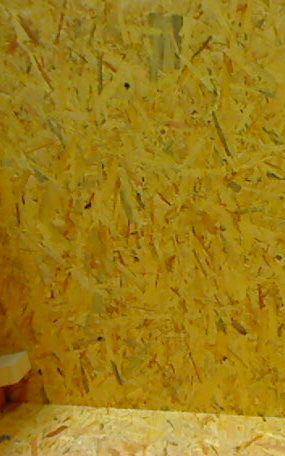
//> input picture walls/0.png, 285 x 456 px
$ ./blob_detection_simple   (built with g++ and OpenCV 4, older OpenCV classes emulated)
//> lines starting //> are read from the running program, lines starting //| are printed output that depends on the picture
#include <iostream>
#include <stdio.h>
#include <string>
#include "opencv2/highgui/highgui.hpp"
#include "opencv2/imgproc/imgproc.hpp"
#include <opencv2/objdetect/objdetect.hpp>
#include <opencv2/features2d/features2d.hpp>

class ComputerVisionSimple
{
  public:
    ComputerVisionSimple() : HISTOGRAM_BINS(25)
    {
    }
    void applyTransformations(std::string image);
  private:
    void histAndBackProj();
    void applyCanny(const cv::Mat& inImage, cv::Mat* outImage);
    void applySobel(const cv::Mat inImage, cv::Mat* outImage);
    void blobDetect(cv::Mat srcimage, cv::Mat* out);
    void getFrameHSV(int cameraMode, cv::Mat* frame);
    void readImageFromWall(std::string imageName, cv::Mat* frame);
  private:
    cv::Mat originalRGBImage_, originalHSVImage_, originalHueImage_, hueImage2_;
    int HISTOGRAM_BINS;
};

void ComputerVisionSimple::applyTransformations(std::string image)
{
//> called with image = "/home/miltos/camera_basics/walls/0.png"
  originalRGBImage_ = cv::imread(image, 1);
//> originalRGBImage_ is the input picture: 456 rows x 285 cols, CV_8UC3; mean B, G, R 23.2, 125.4, 157.9
  if(!originalRGBImage_.data)
  {
    std::cout << "Could not open or find the image" << std::endl;
    return;
  }

  cvtColor(originalRGBImage_, originalHSVImage_, CV_BGR2HSV);
//> originalHSVImage_: 456 rows x 285 cols, CV_8UC3; mean H, S, V 22.8, 220, 157.9

  originalHueImage_.create(originalHSVImage_.size(), originalHSVImage_.depth());
  int ch[] = {0, 0};
  mixChannels(&originalHSVImage_, 1, &originalHueImage_, 1, ch, 1);
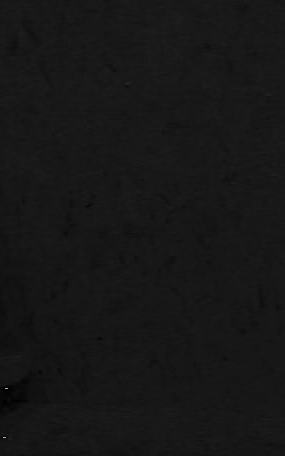
//> originalHueImage_: 456 rows x 285 cols, CV_8UC1; min 1, max 179, mean 22.8

  // Create Trackbar to enter the number of bins
  std::string window_image = "Source image";
  cv::namedWindow(window_image, CV_WINDOW_AUTOSIZE);
  //cv::createTrackbar("* originalHueImage  bins: ", window_image, &HISTOGRAM_BINS, 180, histAndBackProj);
  histAndBackProj();

  /// Show the image
  cv::imshow(window_image, originalHSVImage_);

  /// Wait until user exits the program
  cvWaitKey(0);
}

void ComputerVisionSimple::applySobel(const cv::Mat inImage, cv::Mat* outImage)
{
  //!< appropriate values for scale, delta and ddepth
  int scale = 1;
  int delta = 0; //!< the value for the non-edges
  int ddepth = CV_16S;
  cv::Mat edges;
  inImage.copyTo(edges);
  cvtColor(edges, edges, CV_RGB2GRAY);
  //!< Generate grad_x and grad_y
  cv::Mat grad_x, grad_y;
  cv::Mat abs_grad_x, abs_grad_y;
  //!< Gradient X
  cv::Sobel(edges, grad_x, ddepth, 1, 0, 3, scale, delta, cv::BORDER_DEFAULT);
  cv::convertScaleAbs(grad_x, abs_grad_x);
  //!< Gradient Y
  cv::Sobel(edges, grad_y, ddepth, 0, 1, 3, scale, delta, cv::BORDER_DEFAULT);
  cv::convertScaleAbs(grad_y, abs_grad_y);
  // Total Gradient (approximate)
  cv::Mat grad_g;
  cv::addWeighted(abs_grad_x, 0.5, abs_grad_y, 0.5, 0, grad_g);
  *outImage = grad_g;
}

void ComputerVisionSimple::applyCanny(const cv::Mat& inImage, cv::Mat* outImage)
{
  inImage.copyTo(*outImage);
  cv::Mat detected_edges;
  cv::Mat dst;
  int ratio = 3;
  int kernel_size = 3;
  int lowThreshold = 100;
  //!< Reduce noise with a kernel 3x3
  cv::blur(*outImage, detected_edges, cv::Size(kernel_size, kernel_size));
  //!< Canny detector
  cv::Canny(detected_edges, detected_edges, lowThreshold,
  lowThreshold * ratio, kernel_size);
  //!< Using Canny's output as a mask, we display our result
  dst = cv::Scalar::all(0);
  outImage->copyTo(dst, detected_edges);
  *outImage = dst;
}

void ComputerVisionSimple::blobDetect(cv::Mat srcimage, cv::Mat* out)
{
  std::vector<cv::KeyPoint> keyPoints;
  cv::Mat circularBlobs;
  std::vector< std::vector <cv::Point> > contours;
  std::vector< std::vector <cv::Point> > approxContours;
  cv::SimpleBlobDetector::Params params;
  params.minThreshold = 40;
  params.maxThreshold = 60;
  params.thresholdStep = 5;
  params.minArea = 550;
  params.minConvexity = 0.6;
  params.minInertiaRatio = 0.5;
  params.maxArea = 8000;
  params.maxConvexity = 10;
  params.maxCircularity=1;
  params.minCircularity=0.3;
  params.filterByColor = false;
  params.filterByCircularity = true;
  cv::SimpleBlobDetector blobDetector( params );
  blobDetector.create("SimpleBlob");
  blobDetector.detect( srcimage, keyPoints );
  //blobDetector.detectEx( srcimage, keyPoints, contours );
  cv::drawKeypoints( srcimage, keyPoints, *out, CV_RGB(0,255,255), cv::DrawMatchesFlags::DEFAULT);
  approxContours.resize( contours.size() );
  for( int i = 0; i < contours.size(); ++i )
  {
    cv::approxPolyDP( cv::Mat(contours[i]), approxContours[i], 4, 1 );
    cv::drawContours( *out, contours, i, CV_RGB(255,0,255));
    cv::drawContours( *out, approxContours, i, CV_RGB(255,0,255));
  }
}

void ComputerVisionSimple::histAndBackProj()
{
  cv::MatND hist;
  int histSize = MAX(HISTOGRAM_BINS, 2);
  float hue_range[] = {0, 180};
  const float* ranges = {hue_range};

  // Get the Histogram and normalize it
  calcHist(&originalHueImage_, 1, 0, cv::Mat(), hist, 1, &histSize, &ranges, true, false);
//> hist = 25 values, max 104406 at index 3, min 0 at index 5, mean 5198.4
  normalize(hist, hist, 0, 255, cv::NORM_MINMAX, -1, cv::Mat());
//> hist = 25 values, max 255 at index 3, min 0 at index 5, mean 12.7

  // Draw the histogram
  int w = 400;
  int h = 400;
  int bin_w = cvRound((double) w / histSize);
  cv::Mat histImg = cv::Mat::zeros(w, h, CV_8UC3);

  for(int i = 0; i < HISTOGRAM_BINS; i++)
  {
    rectangle(histImg, cv::Point(i * bin_w, h), cv::Point((i+1) * bin_w, h - cvRound(hist.at<float>(i) * h / 255.0)),
      cv::Scalar(0, 0, 255), -1);
  }
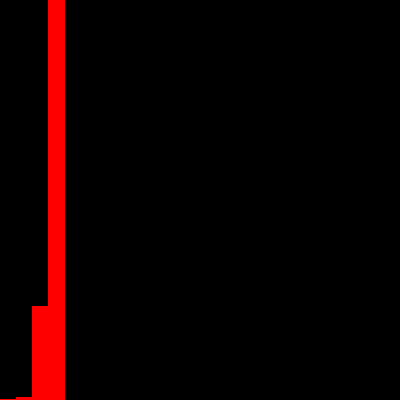
//> histImg: 400 rows x 400 cols, CV_8UC3; mean B, G, R 0, 0, 13.3

  cv::imshow("Histogram", histImg);

  // Open Camera
  int cameraMode = 0;
  cv::Mat frame;
  // getFrameHSV(cameraMode, &frame);
  readImageFromWall("/home/miltos/camera_basics/walls/2.png", &frame);

  hueImage2_.create(frame.size(), frame.depth());
  int ch[] = {0, 0};
  mixChannels(&frame, 1, &hueImage2_, 1, ch, 1);

  // Get Backprojection
  cv::MatND backproj;
  calcBackProject(&hueImage2_, 1, 0, hist, backproj, &ranges, 1, true);
  // Draw the backproj
  cv::imshow("BackProj", backproj);

  // Apply Canny
  cv::Mat cannyImage;
  applyCanny(hueImage2_, &cannyImage);
  cv::imshow("Image after Canny", cannyImage);

  cv::Mat blobs=cv::Mat::zeros(cannyImage.size(), cannyImage.depth());
  blobDetect(cannyImage, &blobs);
  cv::imshow("Blobs frame", blobs);
}

void ComputerVisionSimple::getFrameHSV(int cameraMode, cv::Mat* frame)
{
  cv::VideoCapture camera(cameraMode);

  if (!camera.isOpened())
  {
    std::cout << "Cannot open the video file" << std::endl;
    return;
  }

  camera.grab();
  camera.retrieve(*frame);
  // cvtColor(*frame, *frame, CV_BGR2HSV);
  imshow("Camera Frame", *frame);
}

void ComputerVisionSimple::readImageFromWall(std::string imageName, cv::Mat* frame)
{
//> called with imageName = "/home/miltos/camera_basics/walls/2.png"
  cv::Mat frameTemp;
  frameTemp = cv::imread(imageName, 1);
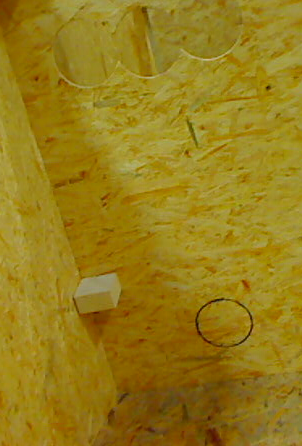
//> input picture walls/2.png, 302 x 446 px
//> frameTemp is the input picture: 446 rows x 302 cols, CV_8UC3; mean B, G, R 25, 124.6, 150.4
  cvtColor(frameTemp, *frame, CV_BGR2HSV);
//> frame: 446 rows x 302 cols, CV_8UC3; mean H, S, V 23.9, 214.2, 150.4
  imshow("File Frame", *frame);
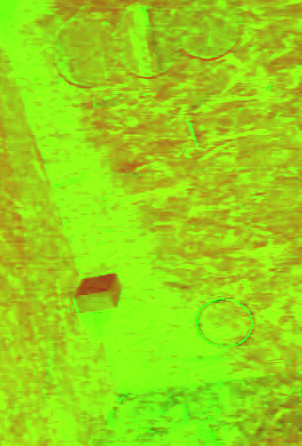
//> window 'File Frame': 446 rows x 302 cols, CV_8UC3; mean B, G, R 23.9, 214.2, 150.4
}

int main(int argc, char* argv[])
{
  // Default image
  std::string image("/home/miltos/camera_basics/walls/0.png");
  if(argc < 2)
  {
    std::cout << "Loading Default Image" << std::endl;
  }
  else
  {
    image = std::string(argv[1]);
  }

  ComputerVisionSimple findBlobsSimple;
  findBlobsSimple.applyTransformations(image);
//> in histAndBackProj, `mixChannels(&frame, 1, &hueImage2_, 1, ch, 1);`:
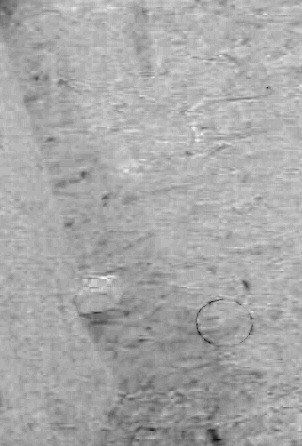
//> hueImage2_: 446 rows x 302 cols, CV_8UC1; min 2, max 35, mean 23.9; drawn with min black and max white
//> in histAndBackProj, `calcBackProject(&hueImage2_, 1, 0, hist, backproj, &ranges, 1, true);`:
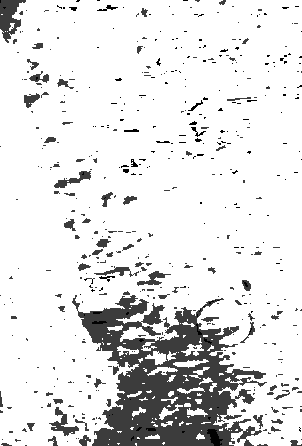
//> backproj: 446 rows x 302 cols, CV_8UC1; min 0, max 255, mean 224.9
//> in applyCanny, `cv::Canny(detected_edges, detected_edges, lowThreshold, lowThreshold *..`: detected_edges: 446 rows x 302 cols, CV_8UC1; every value is 0
//> (in blobDetect, `blobDetector.create("SimpleBlob");` was passed over: create is not available in this run)
//> in blobDetect, `blobDetector.detect( srcimage, keyPoints );`: keyPoints = 0 keypoints
//> in blobDetect, `cv::drawKeypoints( srcimage, keyPoints, *out, CV_RGB(0,255,255), cv::D..`: out: 446 rows x 302 cols, CV_8UC3; every value is 0
//> after the loop in blobDetect, `for( int i = 0; i < contours.size(); ++i )`: contours = 0 contours
//> in applyTransformations, `cv::imshow(window_image, originalHSVImage_);`:
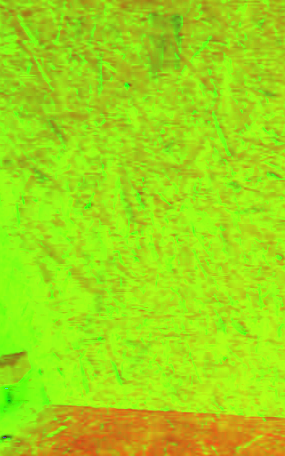
//> window 'Source image': 456 rows x 285 cols, CV_8UC3; mean B, G, R 22.8, 220, 157.9

  return 0;
}
